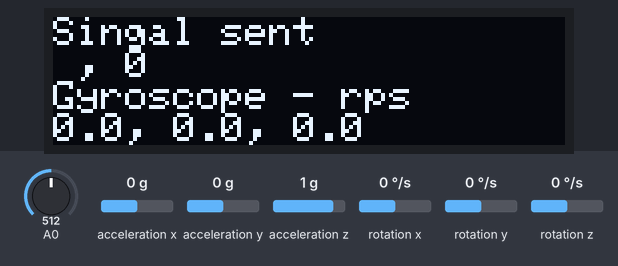
This sketch was run on a simulated Arduino Uno, built with avr-gcc and run on an emulated ATmega328P. Parts: 128×32 one-colour display. Wiring (inferred from the names in the program): MPU-6050 motion sensor at I2C address 0x68. The test bench sets the inputs (shaded band); at power-on: rotation x 0 °/s, A0 = 512, acceleration z 1 g, rotation z 0 °/s, acceleration x 0 g, acceleration y 0 g, rotation y 0 °/s. The display library's start-up logo is not drawn; no radio packets arrive unless stated; what the sketch prints to the serial monitor is not drawn.

Above: at 12.3 s.
12.4 s: rotation x set to -192 °/s
At 13.01 s:
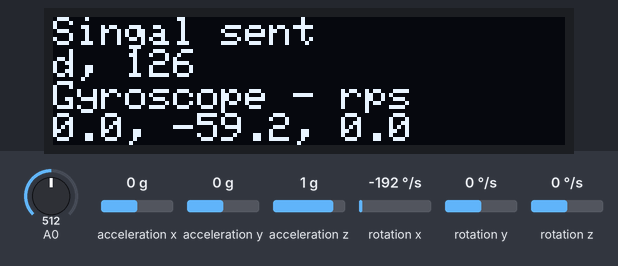
15.4 s: A0 set to 716
At 16.08 s:
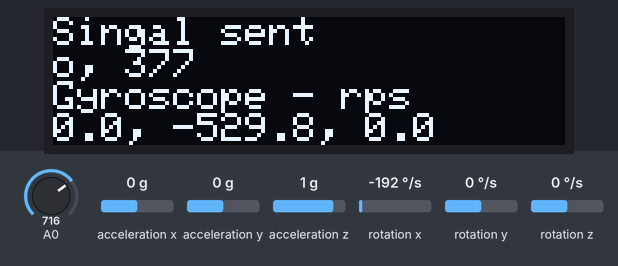
17.7 s: acceleration z set to 0 g
At 18.2 s:
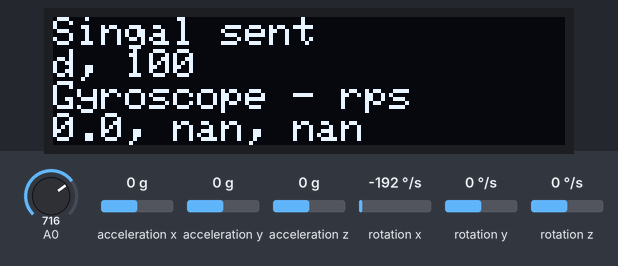
19.3 s: A0 set to 698
At 20.7 s:
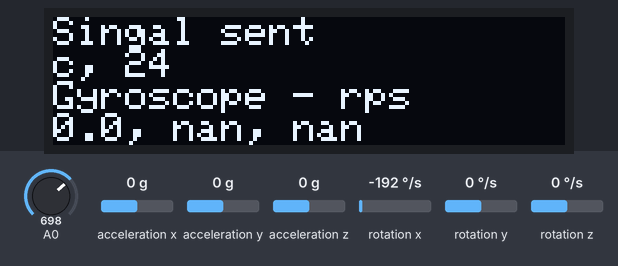
21.0 s: rotation z set to -192 °/s
At 23.9 s:
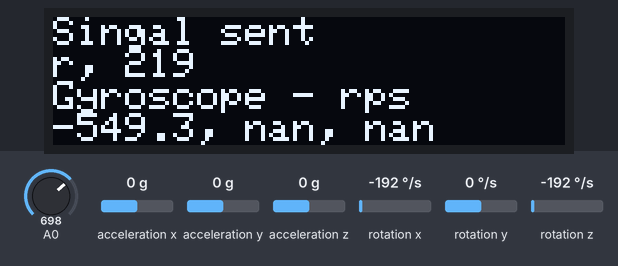
24.0 s: A0 set to 992
At 24.58 s:
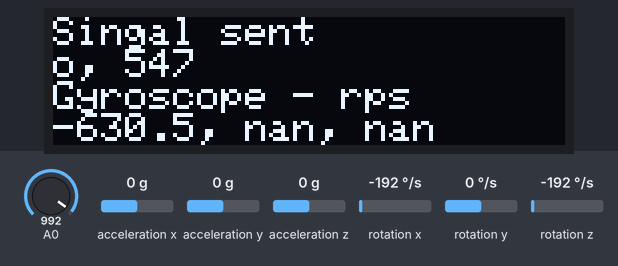
Timing chart, 0 to 27.0 s (numbered marks = the images above; inputs shaded):
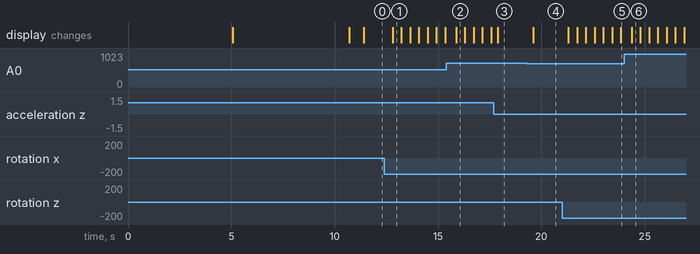

The sketch:

transmitter_hand.ino
```cpp
#include <nRF24L01.h>
#include <RF24.h>
#include <SPI.h>
#include <Adafruit_Sensor.h>
#include <Adafruit_MPU6050.h>
#include <Adafruit_SSD1306.h>
#include <Wire.h>
#include <Servo.h>

Adafruit_SSD1306 display = Adafruit_SSD1306(128, 32, &Wire);
Adafruit_MPU6050 mpu;


#define CE_pin 9
#define CSN_pin 10

RF24 radio(CE_pin, CSN_pin);

const int MPU = 0x68; // MPU6050 I2C address
float AccX, AccY, AccZ;
float GyroX, GyroY, GyroZ;
float accAngleX, accAngleY, gyroAngleX, gyroAngleY, gyroAngleZ;
float roll, pitch, yaw;
float AccErrorX, AccErrorY, GyroErrorX, GyroErrorY, GyroErrorZ;
float elapsedTime, currentTime, previousTime;
int finger;
int fingerinital;
float x, y, z;
float pre_x, pre_y, pre_z;
int c = 0;
float* arr;
int value[2];
char control;
const byte address[6] = "00001";

void setup() {
  Serial.begin(9600);

  if (!display.begin(SSD1306_SWITCHCAPVCC, 0x3C)) { // Address 0x3C for 128x32
    Serial.println(F("SSD1306 allocation failed"));
    for (;;)
      ; // Don't proceed, loop forever
  }

  display.display();
  delay(5000); // Pause for 2 seconds

  // Clear the buffer
  display.clearDisplay();
  display.setTextSize(1);             // Normal 1:1 pixel scale
  display.setTextColor(SSD1306_WHITE);        // Draw white text           // Start at top-left corner
  display.println(F("Starting calibration..."));
  display.display();

  // Setup nRF24L01
  Wire.begin();                      // Initialize comunication
  Wire.beginTransmission(MPU);       // Start communication with MPU6050 // MPU=0x68
  Wire.write(0x6B);                  // Talk to the register 6B
  Wire.write(0x00);                  // Make reset - place a 0 into the 6B register
  Wire.endTransmission(true);        //end the transmission
  radio.begin();
  radio.openWritingPipe(address);
  radio.stopListening();
  delay(100);

  // Setup MPU6050 and caculate error
  Serial.println("Found a MPU-6050 sensor");
  arr = calculate_IMU_error();
  // Print the error values on the Serial Monitor
  AccErrorX = arr[0];
  AccErrorY = arr[1];
  GyroErrorX = arr[2];
  GyroErrorY = arr[3];
  GyroErrorZ = arr[4];

  fingerinital = analogRead(A0);

  //Send Signal after initialization is completed
  display.clearDisplay();
  display.setCursor(0,0);
  display.println("Calibration complete!");
  delay(5000);
  display.display();
  delay(500);
  display.setTextSize(1);
  display.setTextColor(WHITE);
  display.setRotation(0);
}


void loop() {
  display.clearDisplay();
  display.setCursor(0,0);
  delay(100);
   // === Read Angle sensor data === //
  finger = analogRead(A0);
  // === Read acceleromter data === //
  Wire.beginTransmission(MPU);
  Wire.write(0x3B); // Start with register 0x3B (ACCEL_XOUT_H)
  Wire.endTransmission(false);
  Wire.requestFrom(MPU, 6, true); // Read 6 registers total, each axis value is stored in 2 registers
  //For a range of +-2g, we need to divide the raw values by 16384, according to the datasheet
  AccX = (Wire.read() << 8 | Wire.read()) / 8192.0; // X-axis value
  AccY = (Wire.read() << 8 | Wire.read()) / 8192.0; // Y-axis value
  AccZ = (Wire.read() << 8 | Wire.read()) / 8192.0; // Z-axis value
  // Calculating Roll and Pitch from the accelerometer data
  accAngleX = (atan(AccY / sqrt(pow(AccX, 2) + pow(AccZ, 2))) * 180 / PI) - AccErrorX; // AccErrorX See the calculate_IMU_error()custom function for more details
  accAngleY = (atan(-1 * AccX / sqrt(pow(AccY, 2) + pow(AccZ, 2))) * 180 / PI) - AccErrorY; // AccErrorY
  // === Read gyroscope data === //
  previousTime = currentTime;        // Previous time is stored before the actual time read
  currentTime = millis();            // Current time actual time read
  elapsedTime = (currentTime - previousTime) / 1000; // Divide by 1000 to get seconds
  Wire.beginTransmission(MPU);
  Wire.write(0x43); // Gyro data first register address 0x43
  Wire.endTransmission(false);
  Wire.requestFrom(MPU, 6, true); // Read 4 registers total, each axis value is stored in 2 registers
  GyroX = (Wire.read() << 8 | Wire.read()) / 131.0; // For a 250deg/s range we have to divide first the raw value by 131.0, according to the datasheet
  GyroY = (Wire.read() << 8 | Wire.read()) / 131.0;
  GyroZ = (Wire.read() << 8 | Wire.read()) / 131.0;
  // Correct the outputs with the calculated error values
  GyroX = GyroX - GyroErrorX; // GyroErrorX
  GyroY = GyroY - GyroErrorY; // GyroErrorY
  GyroZ = GyroZ - GyroErrorZ; // GyroErrorZ
  // Currently the raw values are in degrees per seconds, deg/s, so we need to multiply by sendonds (s) to get the angle in degrees
  gyroAngleX = gyroAngleX + GyroX * elapsedTime; // deg/s * s = deg
  gyroAngleY = gyroAngleY + GyroY * elapsedTime;
  yaw =  yaw + GyroZ * elapsedTime;
  // Complementary filter - combine acceleromter and gyro angle values
  gyroAngleX = 0.96 * gyroAngleX + 0.04 * accAngleX;
  gyroAngleY = 0.96 * gyroAngleY + 0.04 * accAngleY;
  roll = gyroAngleX;
  pitch = gyroAngleY;

  x = roll-pre_x;
  y = pitch-pre_y;
  z = yaw-pre_z;

  if(abs(x) > 10 && abs(z) < 20){
    value[1] = map(abs(x), 10, 80, 0, 180);   // C10
    if(x > 0){
      control = 'u';
    }else{
      control = 'd';
    }
    value[0]= (int)control;
    radio.write(&value, sizeof(value));
    delay(100);
  }
  if(abs(y) > 10 && abs(z) < 20){  //f9
    value[1] = map(abs(y), 10, 80, 0, 180);
    if(y > 0){
      control = 'f';
    }else{
      control = 'b';
    }
    value[0] = (int)control;
    radio.write(&value, sizeof(value));
    delay(100);
  }

  if(abs(z)>20){
    value[1] = map(abs(z), 20, 70, 0, 180);
    if(z > 0){
      control = 'l';
    }else{
      control = 'r';
    }
    value[0] = (int)control;
    radio.write(&value, sizeof(value));
    delay(100);
  }
  pre_x = roll;
  pre_y = pitch;
  pre_z = yaw;

  if (abs(fingerinital - finger) > 10){
   value[1] = map(abs(fingerinital - finger), 5, 100, 0, 180);
   if(fingerinital > finger){
     control = 'c';
     Serial.print("close");
     Serial.println(value[1]);
    }else if (fingerinital < finger){
      control = 'o';
      Serial.print("open");
      Serial.println(value[1]);
    }
   value[0] = (int)control;
   radio.write(&value, sizeof(value));
   delay(100);
  }
  fingerinital = finger;
  delay(100);

  display.println("Singal sent");
  display.print(control);
  display.print(", ");
  display.println(value[1], 1);

  display.println("Gyroscope - rps");
  display.print(yaw, 1);
  display.print(", ");
  display.print(roll, 1);
  display.print(", ");
  display.print(pitch, 1);
  display.println("");

  display.display();
  delay(100);
}


float* calculate_IMU_error() {
  // We can call this funtion in the setup section to calculate the accelerometer and gyro data error. From here we will get the error values used in the above equations printed on the Serial Monitor.
  // Note that we should place the IMU flat in order to get the proper values, so that we then can the correct values
  // Read accelerometer values 200 times
  arr = new float[5];
  while (c < 200) {
    Wire.beginTransmission(MPU);
    Wire.write(0x3B);
    Wire.endTransmission(false);
    Wire.requestFrom(MPU, 6, true);
    AccX = (Wire.read() << 8 | Wire.read()) / 16384.0 ;
    AccY = (Wire.read() << 8 | Wire.read()) / 16384.0 ;
    AccZ = (Wire.read() << 8 | Wire.read()) / 16384.0 ;
    // Sum all readings
    float cal1 = ((atan((AccY) / sqrt(pow((AccX), 2) + pow((AccZ), 2))) * 180 / PI));
    AccErrorX = AccErrorX + ((atan((AccY) / sqrt(pow((AccX), 2) + pow((AccZ), 2))) * 180 / PI));
    AccErrorY = AccErrorY + ((atan(-1 * (AccX) / sqrt(pow((AccY), 2) + pow((AccZ), 2))) * 180 / PI));
    c++;
  }
  //Divide the sum by 200 to get the error value
  AccErrorX = AccErrorX / 200;
  AccErrorY = AccErrorY / 200;
  c = 0;
  // Read gyro values 200 times
  while (c < 200) {
    Wire.beginTransmission(MPU);
    Wire.write(0x43);
    Wire.endTransmission(false);
    Wire.requestFrom(MPU, 6, true);
    GyroX = Wire.read() << 8 | Wire.read();
    GyroY = Wire.read() << 8 | Wire.read();
    GyroZ = Wire.read() << 8 | Wire.read();
    // Sum all reading
    GyroErrorX = GyroErrorX + (GyroX / 131.0);
    GyroErrorY = GyroErrorY + (GyroY / 131.0);
    GyroErrorZ = GyroErrorZ + (GyroZ / 131.0);
    c++;
  }
  //Divide the sum by 200 to get the error value
  GyroErrorX = GyroErrorX / 200;
  GyroErrorY = GyroErrorY / 200;
  GyroErrorZ = GyroErrorZ / 200;


  arr[0] = AccErrorX;
  arr[1] = AccErrorY;
  arr[2] = GyroErrorX;
  arr[3] = GyroErrorY;
  arr[4] = GyroErrorZ;

 // Print the error values on the Serial Monitor
  Serial.print("AccErrorX: ");
  Serial.println(AccErrorX);
  Serial.print("AccErrorY: ");
  Serial.println(AccErrorY);
  Serial.print("GyroErrorX: ");
  Serial.println(GyroErrorX);
  Serial.print("GyroErrorY: ");
  Serial.println(GyroErrorY);
  Serial.print("GyroErrorZ: ");
  Serial.println(GyroErrorZ);
  return arr;
}
```

Measured:
- the behaviour switches between 706 and 705 on A0 (found by bisection; images 3 and 4)
- after the input at 12.4 s, the display: changes after 0.41 s (image 1)
- after the input at 15.4 s, the display: changes after 0.47 s (image 2)
- after the input at 17.7 s, the display: changes after 0.19 s (image 3)
- after the input at 19.3 s, the display: changes after 0.30 s (image 4)
- after the input at 21.0 s, the display: first changes after 0.30 s (image 5 shows a later state)
- after the input at 24.0 s, the display: changes after 0.37 s (image 6)
